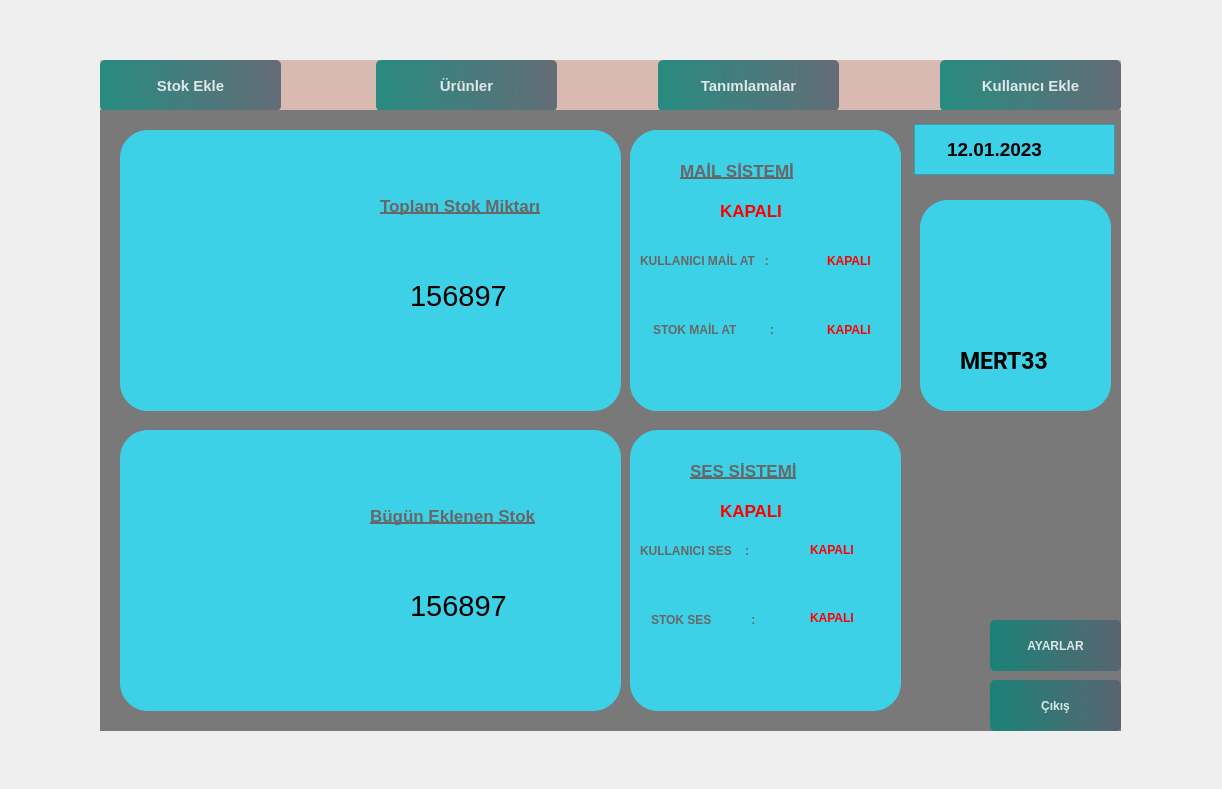
<?xml version="1.0" encoding="UTF-8"?>
<ui version="4.0">
 <class>Form</class>
 <widget class="QWidget" name="Form">
  <property name="geometry">
   <rect>
    <x>0</x>
    <y>0</y>
    <width>1222</width>
    <height>789</height>
   </rect>
  </property>
  <property name="windowTitle">
   <string>Stok Programı </string>
  </property>
  <property name="windowIcon">
   <iconset resource="resim_ana.qrc">
    <normaloff>:/self/Stok/warehouse (1).png</normaloff>:/self/Stok/warehouse (1).png</iconset>
  </property>
  <widget class="QWidget" name="widget" native="true">
   <property name="geometry">
    <rect>
     <x>100</x>
     <y>60</y>
     <width>1021</width>
     <height>671</height>
    </rect>
   </property>
   <property name="font">
    <font>
     <pointsize>8</pointsize>
    </font>
   </property>
   <property name="styleSheet">
    <string notr="true">

QPushButton{
	background-color: qlineargradient(spread:pad, x1:0, y1:0.505682, x2:1, y2:0.477, stop:0 rgba(11, 131, 120, 219), stop:1 rgba(85, 98, 112, 226));
	color:rgba(255, 255, 255, 210);
	border-radius:5px;
}

QPushButton:hover{
	background-color: qlineargradient(spread:pad, x1:0, y1:0.505682, x2:1, y2:0.477, stop:0 rgba(150, 123, 111, 219), stop:1 rgba(85, 81, 84, 226));
}

QPushButton:pressed{
	padding-left:5px;
	padding-top:5px;
	background-color:rgba(150, 123, 111, 255);
}


</string>
   </property>
   <widget class="QLabel" name="label">
    <property name="geometry">
     <rect>
      <x>-10</x>
      <y>0</y>
      <width>1031</width>
      <height>51</height>
     </rect>
    </property>
    <property name="styleSheet">
     <string notr="true">background-color: rgb(216, 186, 179);
border-rauis : 50px</string>
    </property>
    <property name="text">
     <string/>
    </property>
   </widget>
   <widget class="QPushButton" name="pushButton">
    <property name="geometry">
     <rect>
      <x>0</x>
      <y>0</y>
      <width>181</width>
      <height>51</height>
     </rect>
    </property>
    <property name="font">
     <font>
      <pointsize>11</pointsize>
      <weight>75</weight>
      <bold>true</bold>
     </font>
    </property>
    <property name="text">
     <string>Stok Ekle</string>
    </property>
    <property name="icon">
     <iconset resource="resim_ana.qrc">
      <normaloff>:/self/Stok/warehouse.png</normaloff>:/self/Stok/warehouse.png</iconset>
    </property>
   </widget>
   <widget class="QPushButton" name="pushButton_2">
    <property name="geometry">
     <rect>
      <x>276</x>
      <y>0</y>
      <width>181</width>
      <height>51</height>
     </rect>
    </property>
    <property name="font">
     <font>
      <pointsize>11</pointsize>
      <weight>75</weight>
      <bold>true</bold>
     </font>
    </property>
    <property name="text">
     <string>Ürünler</string>
    </property>
    <property name="icon">
     <iconset resource="resim_ana.qrc">
      <normaloff>:/self/Stok/in-stock.png</normaloff>:/self/Stok/in-stock.png</iconset>
    </property>
    <property name="iconSize">
     <size>
      <width>25</width>
      <height>25</height>
     </size>
    </property>
   </widget>
   <widget class="QPushButton" name="pushButton_3">
    <property name="geometry">
     <rect>
      <x>558</x>
      <y>0</y>
      <width>181</width>
      <height>51</height>
     </rect>
    </property>
    <property name="font">
     <font>
      <pointsize>11</pointsize>
      <weight>75</weight>
      <bold>true</bold>
     </font>
    </property>
    <property name="text">
     <string>Tanımlamalar</string>
    </property>
    <property name="icon">
     <iconset resource="resim_ana.qrc">
      <normaloff>:/self/Stok/inventory.png</normaloff>:/self/Stok/inventory.png</iconset>
    </property>
    <property name="iconSize">
     <size>
      <width>25</width>
      <height>25</height>
     </size>
    </property>
   </widget>
   <widget class="QPushButton" name="pushButton_4">
    <property name="geometry">
     <rect>
      <x>840</x>
      <y>0</y>
      <width>181</width>
      <height>51</height>
     </rect>
    </property>
    <property name="font">
     <font>
      <pointsize>11</pointsize>
      <weight>75</weight>
      <bold>true</bold>
     </font>
    </property>
    <property name="text">
     <string>Kullanıcı Ekle</string>
    </property>
    <property name="icon">
     <iconset resource="resim_ana.qrc">
      <normaloff>:/self/Stok/man.png</normaloff>:/self/Stok/man.png</iconset>
    </property>
    <property name="iconSize">
     <size>
      <width>25</width>
      <height>25</height>
     </size>
    </property>
   </widget>
   <widget class="QLabel" name="label_2">
    <property name="geometry">
     <rect>
      <x>0</x>
      <y>50</y>
      <width>1021</width>
      <height>851</height>
     </rect>
    </property>
    <property name="styleSheet">
     <string notr="true">background-color: rgb(121, 121, 121);</string>
    </property>
    <property name="text">
     <string/>
    </property>
   </widget>
   <widget class="QPushButton" name="pushButton_6">
    <property name="geometry">
     <rect>
      <x>890</x>
      <y>620</y>
      <width>131</width>
      <height>51</height>
     </rect>
    </property>
    <property name="font">
     <font>
      <pointsize>9</pointsize>
      <weight>75</weight>
      <bold>true</bold>
     </font>
    </property>
    <property name="styleSheet">
     <string notr="true">border-left-radius: 25px;</string>
    </property>
    <property name="text">
     <string>Çıkış</string>
    </property>
    <property name="icon">
     <iconset resource="resim_ana.qrc">
      <normaloff>:/self/Stok/exit.png</normaloff>:/self/Stok/exit.png</iconset>
    </property>
    <property name="iconSize">
     <size>
      <width>25</width>
      <height>25</height>
     </size>
    </property>
   </widget>
   <widget class="QFrame" name="frame_2">
    <property name="geometry">
     <rect>
      <x>820</x>
      <y>140</y>
      <width>191</width>
      <height>211</height>
     </rect>
    </property>
    <property name="font">
     <font>
      <family>ui-sans-serif,system-ui,-apple-system,system-ui,Segoe UI,Roboto,Helvetica Neue,Arial,Noto Sans,sans-serif,Apple Color Emoji,Segoe UI Emoji,Segoe UI Symbol,Noto Color Emoji</family>
      <pointsize>9</pointsize>
      <weight>75</weight>
      <bold>true</bold>
      <underline>false</underline>
      <strikeout>false</strikeout>
     </font>
    </property>
    <property name="styleSheet">
     <string notr="true"> background-color: #3DD1E7;
  border: 0 solid #E5E7EB;
border-radius: 28px;</string>
    </property>
    <property name="frameShape">
     <enum>QFrame::StyledPanel</enum>
    </property>
    <property name="frameShadow">
     <enum>QFrame::Raised</enum>
    </property>
    <widget class="QLabel" name="label_3">
     <property name="geometry">
      <rect>
       <x>40</x>
       <y>0</y>
       <width>121</width>
       <height>111</height>
      </rect>
     </property>
     <property name="styleSheet">
      <string notr="true">border-image: url(:/self/Stok/man (1).png);</string>
     </property>
     <property name="text">
      <string/>
     </property>
    </widget>
    <widget class="QLabel" name="label_6">
     <property name="geometry">
      <rect>
       <x>40</x>
       <y>130</y>
       <width>141</width>
       <height>61</height>
      </rect>
     </property>
     <property name="font">
      <font>
       <family>ui-sans-serif,system-ui,-apple-system,system-ui,Segoe UI,Roboto,Helvetica Neue,Arial,Noto Sans,sans-serif,Apple Color Emoji,Segoe UI Emoji,Segoe UI Symbol,Noto Color Emoji</family>
       <pointsize>17</pointsize>
       <weight>75</weight>
       <bold>true</bold>
       <underline>false</underline>
       <strikeout>false</strikeout>
      </font>
     </property>
     <property name="layoutDirection">
      <enum>Qt::LeftToRight</enum>
     </property>
     <property name="text">
      <string>MERT33</string>
     </property>
     <property name="textFormat">
      <enum>Qt::AutoText</enum>
     </property>
    </widget>
   </widget>
   <widget class="QFrame" name="frame_5">
    <property name="geometry">
     <rect>
      <x>20</x>
      <y>70</y>
      <width>501</width>
      <height>281</height>
     </rect>
    </property>
    <property name="font">
     <font>
      <family>ui-sans-serif,system-ui,-apple-system,system-ui,Segoe UI,Roboto,Helvetica Neue,Arial,Noto Sans,sans-serif,Apple Color Emoji,Segoe UI Emoji,Segoe UI Symbol,Noto Color Emoji</family>
      <pointsize>9</pointsize>
      <weight>75</weight>
      <bold>true</bold>
      <underline>false</underline>
      <strikeout>false</strikeout>
     </font>
    </property>
    <property name="styleSheet">
     <string notr="true"> background-color: #3DD1E7;
border-radius: 28px;

</string>
    </property>
    <property name="frameShape">
     <enum>QFrame::StyledPanel</enum>
    </property>
    <property name="frameShadow">
     <enum>QFrame::Raised</enum>
    </property>
    <widget class="QLabel" name="label_5">
     <property name="geometry">
      <rect>
       <x>30</x>
       <y>20</y>
       <width>211</width>
       <height>221</height>
      </rect>
     </property>
     <property name="styleSheet">
      <string notr="true">border-image: url(:/self/Stok/stock.png);</string>
     </property>
     <property name="text">
      <string/>
     </property>
    </widget>
    <widget class="QLabel" name="label_7">
     <property name="geometry">
      <rect>
       <x>260</x>
       <y>40</y>
       <width>241</width>
       <height>71</height>
      </rect>
     </property>
     <property name="font">
      <font>
       <pointsize>13</pointsize>
       <weight>75</weight>
       <italic>false</italic>
       <bold>true</bold>
       <underline>true</underline>
       <strikeout>false</strikeout>
      </font>
     </property>
     <property name="styleSheet">
      <string notr="true">color: rgb(103, 103, 103);</string>
     </property>
     <property name="text">
      <string>Toplam Stok Miktarı</string>
     </property>
    </widget>
    <widget class="QLabel" name="label_8">
     <property name="geometry">
      <rect>
       <x>290</x>
       <y>110</y>
       <width>231</width>
       <height>111</height>
      </rect>
     </property>
     <property name="font">
      <font>
       <pointsize>22</pointsize>
      </font>
     </property>
     <property name="text">
      <string>156897</string>
     </property>
    </widget>
   </widget>
   <widget class="QFrame" name="frame_8">
    <property name="geometry">
     <rect>
      <x>814</x>
      <y>64</y>
      <width>201</width>
      <height>51</height>
     </rect>
    </property>
    <property name="font">
     <font>
      <family>ui-sans-serif,system-ui,-apple-system,system-ui,Segoe UI,Roboto,Helvetica Neue,Arial,Noto Sans,sans-serif,Apple Color Emoji,Segoe UI Emoji,Segoe UI Symbol,Noto Color Emoji</family>
      <pointsize>9</pointsize>
      <weight>75</weight>
      <bold>true</bold>
      <underline>false</underline>
      <strikeout>false</strikeout>
     </font>
    </property>
    <property name="styleSheet">
     <string notr="true">background-color: #3DD1E7;



</string>
    </property>
    <property name="frameShape">
     <enum>QFrame::StyledPanel</enum>
    </property>
    <property name="frameShadow">
     <enum>QFrame::Raised</enum>
    </property>
    <widget class="QLabel" name="label_4">
     <property name="geometry">
      <rect>
       <x>33</x>
       <y>10</y>
       <width>151</width>
       <height>31</height>
      </rect>
     </property>
     <property name="font">
      <font>
       <pointsize>14</pointsize>
       <weight>75</weight>
       <bold>true</bold>
      </font>
     </property>
     <property name="text">
      <string>12.01.2023</string>
     </property>
    </widget>
    <widget class="QFrame" name="frame_9">
     <property name="geometry">
      <rect>
       <x>0</x>
       <y>0</y>
       <width>201</width>
       <height>51</height>
      </rect>
     </property>
     <property name="font">
      <font>
       <family>ui-sans-serif,system-ui,-apple-system,system-ui,Segoe UI,Roboto,Helvetica Neue,Arial,Noto Sans,sans-serif,Apple Color Emoji,Segoe UI Emoji,Segoe UI Symbol,Noto Color Emoji</family>
       <pointsize>9</pointsize>
       <weight>75</weight>
       <bold>true</bold>
       <underline>false</underline>
       <strikeout>false</strikeout>
      </font>
     </property>
     <property name="styleSheet">
      <string notr="true">background-color: #3DD1E7;



</string>
     </property>
     <property name="frameShape">
      <enum>QFrame::StyledPanel</enum>
     </property>
     <property name="frameShadow">
      <enum>QFrame::Raised</enum>
     </property>
     <widget class="QLabel" name="label_13">
      <property name="geometry">
       <rect>
        <x>33</x>
        <y>10</y>
        <width>151</width>
        <height>31</height>
       </rect>
      </property>
      <property name="font">
       <font>
        <pointsize>14</pointsize>
        <weight>75</weight>
        <bold>true</bold>
       </font>
      </property>
      <property name="text">
       <string>12.01.2023</string>
      </property>
     </widget>
     <widget class="QFrame" name="frame_10">
      <property name="geometry">
       <rect>
        <x>0</x>
        <y>0</y>
        <width>201</width>
        <height>51</height>
       </rect>
      </property>
      <property name="font">
       <font>
        <family>ui-sans-serif,system-ui,-apple-system,system-ui,Segoe UI,Roboto,Helvetica Neue,Arial,Noto Sans,sans-serif,Apple Color Emoji,Segoe UI Emoji,Segoe UI Symbol,Noto Color Emoji</family>
        <pointsize>9</pointsize>
        <weight>75</weight>
        <bold>true</bold>
        <underline>false</underline>
        <strikeout>false</strikeout>
       </font>
      </property>
      <property name="styleSheet">
       <string notr="true">background-color: #3DD1E7;



</string>
      </property>
      <property name="frameShape">
       <enum>QFrame::StyledPanel</enum>
      </property>
      <property name="frameShadow">
       <enum>QFrame::Raised</enum>
      </property>
      <widget class="QLabel" name="label_14">
       <property name="geometry">
        <rect>
         <x>33</x>
         <y>10</y>
         <width>151</width>
         <height>31</height>
        </rect>
       </property>
       <property name="font">
        <font>
         <pointsize>14</pointsize>
         <weight>75</weight>
         <bold>true</bold>
        </font>
       </property>
       <property name="text">
        <string>12.01.2023</string>
       </property>
      </widget>
     </widget>
    </widget>
   </widget>
   <widget class="QFrame" name="frame_6">
    <property name="geometry">
     <rect>
      <x>20</x>
      <y>370</y>
      <width>501</width>
      <height>281</height>
     </rect>
    </property>
    <property name="font">
     <font>
      <family>ui-sans-serif,system-ui,-apple-system,system-ui,Segoe UI,Roboto,Helvetica Neue,Arial,Noto Sans,sans-serif,Apple Color Emoji,Segoe UI Emoji,Segoe UI Symbol,Noto Color Emoji</family>
      <pointsize>9</pointsize>
      <weight>75</weight>
      <bold>true</bold>
      <underline>false</underline>
      <strikeout>false</strikeout>
     </font>
    </property>
    <property name="styleSheet">
     <string notr="true"> background-color: #3DD1E7;
border-radius: 28px;

</string>
    </property>
    <property name="frameShape">
     <enum>QFrame::StyledPanel</enum>
    </property>
    <property name="frameShadow">
     <enum>QFrame::Raised</enum>
    </property>
    <widget class="QLabel" name="label_9">
     <property name="geometry">
      <rect>
       <x>30</x>
       <y>20</y>
       <width>231</width>
       <height>221</height>
      </rect>
     </property>
     <property name="styleSheet">
      <string notr="true">border-image: url(:/self/Stok/wheelbarrow.png);</string>
     </property>
     <property name="text">
      <string/>
     </property>
    </widget>
    <widget class="QLabel" name="label_10">
     <property name="geometry">
      <rect>
       <x>250</x>
       <y>50</y>
       <width>251</width>
       <height>71</height>
      </rect>
     </property>
     <property name="font">
      <font>
       <pointsize>13</pointsize>
       <weight>75</weight>
       <italic>false</italic>
       <bold>true</bold>
       <underline>true</underline>
       <strikeout>false</strikeout>
      </font>
     </property>
     <property name="styleSheet">
      <string notr="true">color: rgb(103, 103, 103);</string>
     </property>
     <property name="text">
      <string>Bügün Eklenen Stok</string>
     </property>
    </widget>
    <widget class="QLabel" name="label_11">
     <property name="geometry">
      <rect>
       <x>290</x>
       <y>120</y>
       <width>231</width>
       <height>111</height>
      </rect>
     </property>
     <property name="font">
      <font>
       <pointsize>22</pointsize>
      </font>
     </property>
     <property name="text">
      <string>156897</string>
     </property>
    </widget>
   </widget>
   <widget class="QLabel" name="label_12">
    <property name="geometry">
     <rect>
      <x>820</x>
      <y>360</y>
      <width>191</width>
      <height>171</height>
     </rect>
    </property>
    <property name="styleSheet">
     <string notr="true">border-image: url(:/self/Stok/welcome.png);</string>
    </property>
    <property name="text">
     <string/>
    </property>
   </widget>
   <widget class="QPushButton" name="pushButton_7">
    <property name="geometry">
     <rect>
      <x>890</x>
      <y>560</y>
      <width>131</width>
      <height>51</height>
     </rect>
    </property>
    <property name="font">
     <font>
      <pointsize>9</pointsize>
      <weight>75</weight>
      <bold>true</bold>
     </font>
    </property>
    <property name="styleSheet">
     <string notr="true">border-left-radius: 25px;</string>
    </property>
    <property name="text">
     <string>AYARLAR</string>
    </property>
    <property name="icon">
     <iconset resource="resim_ana.qrc">
      <normaloff>:/newPrefix/Stok/work-process.png</normaloff>:/newPrefix/Stok/work-process.png</iconset>
    </property>
    <property name="iconSize">
     <size>
      <width>25</width>
      <height>25</height>
     </size>
    </property>
   </widget>
   <widget class="QFrame" name="frame_7">
    <property name="geometry">
     <rect>
      <x>530</x>
      <y>70</y>
      <width>271</width>
      <height>281</height>
     </rect>
    </property>
    <property name="font">
     <font>
      <family>ui-sans-serif,system-ui,-apple-system,system-ui,Segoe UI,Roboto,Helvetica Neue,Arial,Noto Sans,sans-serif,Apple Color Emoji,Segoe UI Emoji,Segoe UI Symbol,Noto Color Emoji</family>
      <pointsize>9</pointsize>
      <weight>75</weight>
      <bold>true</bold>
      <underline>false</underline>
      <strikeout>false</strikeout>
     </font>
    </property>
    <property name="styleSheet">
     <string notr="true"> background-color: #3DD1E7;
border-radius: 28px;

</string>
    </property>
    <property name="frameShape">
     <enum>QFrame::StyledPanel</enum>
    </property>
    <property name="frameShadow">
     <enum>QFrame::Raised</enum>
    </property>
    <widget class="QLabel" name="label_15">
     <property name="geometry">
      <rect>
       <x>50</x>
       <y>0</y>
       <width>181</width>
       <height>81</height>
      </rect>
     </property>
     <property name="font">
      <font>
       <pointsize>13</pointsize>
       <weight>75</weight>
       <italic>false</italic>
       <bold>true</bold>
       <underline>true</underline>
       <strikeout>false</strikeout>
      </font>
     </property>
     <property name="styleSheet">
      <string notr="true">color: rgb(103, 103, 103);</string>
     </property>
     <property name="text">
      <string>MAİL SİSTEMİ</string>
     </property>
    </widget>
    <widget class="QFrame" name="frame_11">
     <property name="geometry">
      <rect>
       <x>0</x>
       <y>0</y>
       <width>271</width>
       <height>281</height>
      </rect>
     </property>
     <property name="font">
      <font>
       <family>ui-sans-serif,system-ui,-apple-system,system-ui,Segoe UI,Roboto,Helvetica Neue,Arial,Noto Sans,sans-serif,Apple Color Emoji,Segoe UI Emoji,Segoe UI Symbol,Noto Color Emoji</family>
       <pointsize>9</pointsize>
       <weight>75</weight>
       <bold>true</bold>
       <underline>false</underline>
       <strikeout>false</strikeout>
      </font>
     </property>
     <property name="styleSheet">
      <string notr="true"> background-color: #3DD1E7;
border-radius: 28px;

</string>
     </property>
     <property name="frameShape">
      <enum>QFrame::StyledPanel</enum>
     </property>
     <property name="frameShadow">
      <enum>QFrame::Raised</enum>
     </property>
     <widget class="QLabel" name="label_16">
      <property name="geometry">
       <rect>
        <x>50</x>
        <y>0</y>
        <width>181</width>
        <height>81</height>
       </rect>
      </property>
      <property name="font">
       <font>
        <pointsize>13</pointsize>
        <weight>75</weight>
        <italic>false</italic>
        <bold>true</bold>
        <underline>true</underline>
        <strikeout>false</strikeout>
       </font>
      </property>
      <property name="styleSheet">
       <string notr="true">color: rgb(103, 103, 103);</string>
      </property>
      <property name="text">
       <string>MAİL SİSTEMİ</string>
      </property>
     </widget>
     <widget class="QLabel" name="label_18">
      <property name="geometry">
       <rect>
        <x>10</x>
        <y>90</y>
        <width>181</width>
        <height>81</height>
       </rect>
      </property>
      <property name="font">
       <font>
        <pointsize>9</pointsize>
        <weight>75</weight>
        <italic>false</italic>
        <bold>true</bold>
        <underline>false</underline>
        <strikeout>false</strikeout>
       </font>
      </property>
      <property name="styleSheet">
       <string notr="true">color: rgb(103, 103, 103);</string>
      </property>
      <property name="text">
       <string>KULLANICI MAİL AT   :</string>
      </property>
     </widget>
     <widget class="QLabel" name="label_19">
      <property name="geometry">
       <rect>
        <x>23</x>
        <y>159</y>
        <width>181</width>
        <height>81</height>
       </rect>
      </property>
      <property name="font">
       <font>
        <pointsize>9</pointsize>
        <weight>75</weight>
        <italic>false</italic>
        <bold>true</bold>
        <underline>false</underline>
        <strikeout>false</strikeout>
       </font>
      </property>
      <property name="styleSheet">
       <string notr="true">color: rgb(103, 103, 103);</string>
      </property>
      <property name="text">
       <string>STOK MAİL AT          :</string>
      </property>
     </widget>
     <widget class="QLabel" name="label_22">
      <property name="geometry">
       <rect>
        <x>197</x>
        <y>123</y>
        <width>55</width>
        <height>16</height>
       </rect>
      </property>
      <property name="font">
       <font>
        <pointsize>9</pointsize>
        <weight>75</weight>
        <bold>true</bold>
       </font>
      </property>
      <property name="styleSheet">
       <string notr="true">color: rgb(255, 0, 0);</string>
      </property>
      <property name="text">
       <string>KAPALI</string>
      </property>
     </widget>
     <widget class="QLabel" name="label_23">
      <property name="geometry">
       <rect>
        <x>197</x>
        <y>192</y>
        <width>55</width>
        <height>16</height>
       </rect>
      </property>
      <property name="font">
       <font>
        <pointsize>9</pointsize>
        <weight>75</weight>
        <bold>true</bold>
       </font>
      </property>
      <property name="styleSheet">
       <string notr="true">color: rgb(255, 0, 0);</string>
      </property>
      <property name="text">
       <string>KAPALI</string>
      </property>
     </widget>
     <widget class="QLabel" name="label_26">
      <property name="geometry">
       <rect>
        <x>90</x>
        <y>60</y>
        <width>111</width>
        <height>41</height>
       </rect>
      </property>
      <property name="font">
       <font>
        <pointsize>13</pointsize>
        <weight>75</weight>
        <bold>true</bold>
       </font>
      </property>
      <property name="styleSheet">
       <string notr="true">color: rgb(255, 0, 0);</string>
      </property>
      <property name="text">
       <string>KAPALI</string>
      </property>
     </widget>
    </widget>
   </widget>
   <widget class="QFrame" name="frame_12">
    <property name="geometry">
     <rect>
      <x>530</x>
      <y>370</y>
      <width>271</width>
      <height>281</height>
     </rect>
    </property>
    <property name="font">
     <font>
      <family>ui-sans-serif,system-ui,-apple-system,system-ui,Segoe UI,Roboto,Helvetica Neue,Arial,Noto Sans,sans-serif,Apple Color Emoji,Segoe UI Emoji,Segoe UI Symbol,Noto Color Emoji</family>
      <pointsize>9</pointsize>
      <weight>75</weight>
      <bold>true</bold>
      <underline>false</underline>
      <strikeout>false</strikeout>
     </font>
    </property>
    <property name="styleSheet">
     <string notr="true"> background-color: #3DD1E7;
border-radius: 28px;

</string>
    </property>
    <property name="frameShape">
     <enum>QFrame::StyledPanel</enum>
    </property>
    <property name="frameShadow">
     <enum>QFrame::Raised</enum>
    </property>
    <widget class="QLabel" name="label_17">
     <property name="geometry">
      <rect>
       <x>60</x>
       <y>0</y>
       <width>181</width>
       <height>81</height>
      </rect>
     </property>
     <property name="font">
      <font>
       <pointsize>13</pointsize>
       <weight>75</weight>
       <italic>false</italic>
       <bold>true</bold>
       <underline>true</underline>
       <strikeout>false</strikeout>
      </font>
     </property>
     <property name="styleSheet">
      <string notr="true">color: rgb(103, 103, 103);</string>
     </property>
     <property name="text">
      <string>SES SİSTEMİ</string>
     </property>
    </widget>
    <widget class="QLabel" name="label_20">
     <property name="geometry">
      <rect>
       <x>21</x>
       <y>149</y>
       <width>181</width>
       <height>81</height>
      </rect>
     </property>
     <property name="font">
      <font>
       <pointsize>9</pointsize>
       <weight>75</weight>
       <italic>false</italic>
       <bold>true</bold>
       <underline>false</underline>
       <strikeout>false</strikeout>
      </font>
     </property>
     <property name="styleSheet">
      <string notr="true">color: rgb(103, 103, 103);</string>
     </property>
     <property name="text">
      <string>STOK SES            :</string>
     </property>
    </widget>
    <widget class="QLabel" name="label_21">
     <property name="geometry">
      <rect>
       <x>10</x>
       <y>80</y>
       <width>181</width>
       <height>81</height>
      </rect>
     </property>
     <property name="font">
      <font>
       <pointsize>9</pointsize>
       <weight>75</weight>
       <italic>false</italic>
       <bold>true</bold>
       <underline>false</underline>
       <strikeout>false</strikeout>
      </font>
     </property>
     <property name="styleSheet">
      <string notr="true">color: rgb(103, 103, 103);</string>
     </property>
     <property name="text">
      <string>KULLANICI SES    :</string>
     </property>
    </widget>
    <widget class="QLabel" name="label_24">
     <property name="geometry">
      <rect>
       <x>180</x>
       <y>112</y>
       <width>55</width>
       <height>16</height>
      </rect>
     </property>
     <property name="font">
      <font>
       <pointsize>9</pointsize>
       <weight>75</weight>
       <bold>true</bold>
      </font>
     </property>
     <property name="styleSheet">
      <string notr="true">color: rgb(255, 0, 0);</string>
     </property>
     <property name="text">
      <string>KAPALI</string>
     </property>
    </widget>
    <widget class="QLabel" name="label_25">
     <property name="geometry">
      <rect>
       <x>180</x>
       <y>180</y>
       <width>55</width>
       <height>16</height>
      </rect>
     </property>
     <property name="font">
      <font>
       <pointsize>9</pointsize>
       <weight>75</weight>
       <bold>true</bold>
      </font>
     </property>
     <property name="styleSheet">
      <string notr="true">color: rgb(255, 0, 0);</string>
     </property>
     <property name="text">
      <string>KAPALI</string>
     </property>
    </widget>
    <widget class="QLabel" name="label_27">
     <property name="geometry">
      <rect>
       <x>90</x>
       <y>60</y>
       <width>111</width>
       <height>41</height>
      </rect>
     </property>
     <property name="font">
      <font>
       <pointsize>13</pointsize>
       <weight>75</weight>
       <bold>true</bold>
      </font>
     </property>
     <property name="styleSheet">
      <string notr="true">color: rgb(255, 0, 0);</string>
     </property>
     <property name="text">
      <string>KAPALI</string>
     </property>
    </widget>
   </widget>
  </widget>
 </widget>
 <resources>
  <include location="resim_ana.qrc"/>
 </resources>
 <connections/>
</ui>
